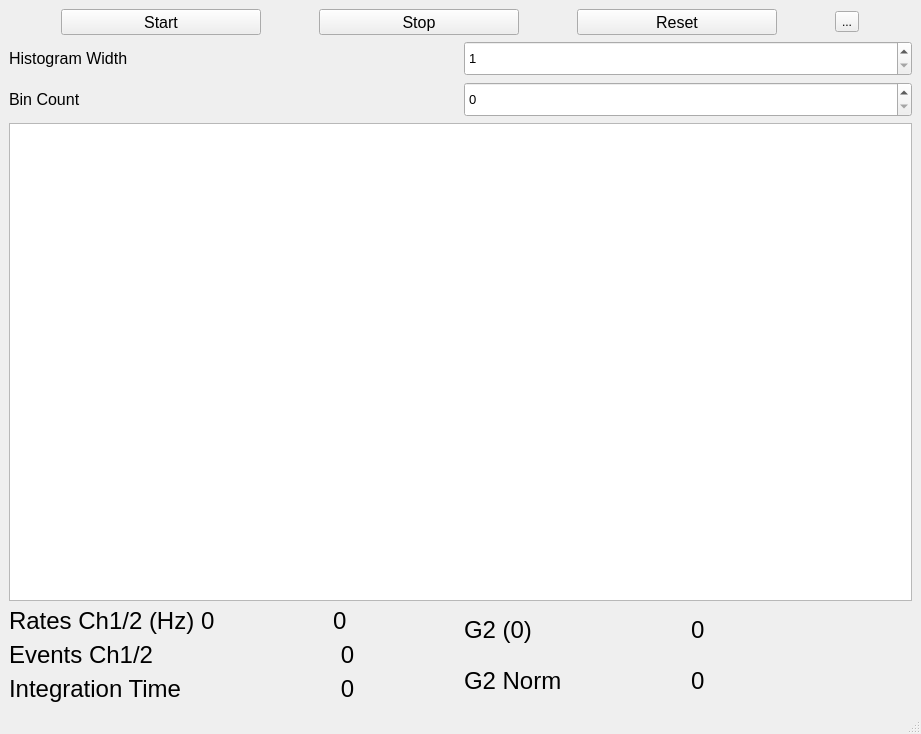
<?xml version="1.0" encoding="UTF-8"?>
<ui version="4.0">
 <class>MainWindow</class>
 <widget class="QMainWindow" name="MainWindow">
  <property name="geometry">
   <rect>
    <x>0</x>
    <y>0</y>
    <width>921</width>
    <height>734</height>
   </rect>
  </property>
  <property name="windowTitle">
   <string>QuTag Histogram</string>
  </property>
  <widget class="QWidget" name="centralwidget">
   <layout class="QGridLayout" name="gridLayout">
    <item row="0" column="0">
     <layout class="QVBoxLayout" name="verticalLayout_2">
      <item>
       <layout class="QHBoxLayout" name="horizontalLayout">
        <item>
         <widget class="QToolButton" name="start_button">
          <property name="minimumSize">
           <size>
            <width>200</width>
            <height>0</height>
           </size>
          </property>
          <property name="font">
           <font>
            <pointsize>12</pointsize>
           </font>
          </property>
          <property name="text">
           <string>Start</string>
          </property>
          <property name="icon">
           <iconset>
            <normaloff>../../artwork/icons/qudiTheme/22x22/start-counter.png</normaloff>../../artwork/icons/qudiTheme/22x22/start-counter.png</iconset>
          </property>
          <property name="iconSize">
           <size>
            <width>100</width>
            <height>16</height>
           </size>
          </property>
          <property name="toolButtonStyle">
           <enum>Qt::ToolButtonTextOnly</enum>
          </property>
         </widget>
        </item>
        <item>
         <widget class="QToolButton" name="stop_button">
          <property name="minimumSize">
           <size>
            <width>200</width>
            <height>0</height>
           </size>
          </property>
          <property name="font">
           <font>
            <pointsize>12</pointsize>
           </font>
          </property>
          <property name="text">
           <string>Stop</string>
          </property>
          <property name="icon">
           <iconset>
            <normaloff>../../artwork/icons/qudiTheme/22x22/stop-counter.png</normaloff>../../artwork/icons/qudiTheme/22x22/stop-counter.png</iconset>
          </property>
          <property name="iconSize">
           <size>
            <width>100</width>
            <height>16</height>
           </size>
          </property>
          <property name="toolButtonStyle">
           <enum>Qt::ToolButtonTextOnly</enum>
          </property>
         </widget>
        </item>
        <item>
         <widget class="QToolButton" name="reset_button">
          <property name="minimumSize">
           <size>
            <width>200</width>
            <height>0</height>
           </size>
          </property>
          <property name="font">
           <font>
            <pointsize>12</pointsize>
           </font>
          </property>
          <property name="text">
           <string>Reset</string>
          </property>
          <property name="icon">
           <iconset>
            <normaloff>../../artwork/icons/qudiTheme/22x22/stop-counter.png</normaloff>../../artwork/icons/qudiTheme/22x22/stop-counter.png</iconset>
          </property>
          <property name="iconSize">
           <size>
            <width>100</width>
            <height>16</height>
           </size>
          </property>
          <property name="toolButtonStyle">
           <enum>Qt::ToolButtonTextOnly</enum>
          </property>
         </widget>
        </item>
        <item>
         <widget class="QToolButton" name="save_button">
          <property name="sizePolicy">
           <sizepolicy hsizetype="Maximum" vsizetype="Maximum">
            <horstretch>0</horstretch>
            <verstretch>0</verstretch>
           </sizepolicy>
          </property>
          <property name="text">
           <string>...</string>
          </property>
          <property name="icon">
           <iconset>
            <normaloff>../../../../../anaconda3/envs/qudi-env/Lib/site-packages/qudi/artwork/icons/document-save.svg</normaloff>../../../../../anaconda3/envs/qudi-env/Lib/site-packages/qudi/artwork/icons/document-save.svg</iconset>
          </property>
          <property name="iconSize">
           <size>
            <width>32</width>
            <height>32</height>
           </size>
          </property>
          <property name="popupMode">
           <enum>QToolButton::InstantPopup</enum>
          </property>
         </widget>
        </item>
       </layout>
      </item>
      <item>
       <layout class="QVBoxLayout" name="verticalLayout">
        <item>
         <layout class="QHBoxLayout" name="horizontalLayout_2">
          <item>
           <widget class="QLabel" name="label">
            <property name="text">
             <string>&lt;html&gt;&lt;head/&gt;&lt;body&gt;&lt;p&gt;&lt;span style=&quot; font-size:12pt;&quot;&gt;Histogram Width&lt;/span&gt;&lt;/p&gt;&lt;/body&gt;&lt;/html&gt;</string>
            </property>
           </widget>
          </item>
          <item>
           <widget class="QDoubleSpinBox" name="hist_width_spinbox">
            <property name="minimumSize">
             <size>
              <width>300</width>
              <height>35</height>
             </size>
            </property>
            <property name="font">
             <font>
              <pointsize>10</pointsize>
             </font>
            </property>
            <property name="decimals">
             <number>0</number>
            </property>
            <property name="minimum">
             <double>1.000000000000000</double>
            </property>
            <property name="maximum">
             <double>2000.000000000000000</double>
            </property>
           </widget>
          </item>
         </layout>
        </item>
        <item>
         <layout class="QHBoxLayout" name="horizontalLayout_3">
          <item>
           <widget class="QLabel" name="label_2">
            <property name="text">
             <string>&lt;html&gt;&lt;head/&gt;&lt;body&gt;&lt;p&gt;&lt;span style=&quot; font-size:12pt;&quot;&gt;Bin Count&lt;/span&gt;&lt;/p&gt;&lt;/body&gt;&lt;/html&gt;</string>
            </property>
           </widget>
          </item>
          <item>
           <widget class="QSpinBox" name="bin_count_spinbox">
            <property name="minimumSize">
             <size>
              <width>300</width>
              <height>35</height>
             </size>
            </property>
            <property name="font">
             <font>
              <pointsize>10</pointsize>
             </font>
            </property>
            <property name="maximum">
             <number>5000</number>
            </property>
           </widget>
          </item>
         </layout>
        </item>
       </layout>
      </item>
     </layout>
    </item>
    <item row="2" column="0">
     <layout class="QHBoxLayout" name="horizontalLayout_9">
      <item>
       <layout class="QVBoxLayout" name="verticalLayout_3">
        <item>
         <layout class="QHBoxLayout" name="horizontalLayout_5">
          <item>
           <widget class="QLabel" name="label_4">
            <property name="minimumSize">
             <size>
              <width>150</width>
              <height>0</height>
             </size>
            </property>
            <property name="font">
             <font>
              <pointsize>18</pointsize>
             </font>
            </property>
            <property name="text">
             <string>Rates Ch1/2 (Hz)</string>
            </property>
           </widget>
          </item>
          <item>
           <widget class="QLabel" name="rates_ch1">
            <property name="font">
             <font>
              <pointsize>18</pointsize>
             </font>
            </property>
            <property name="text">
             <string>0</string>
            </property>
           </widget>
          </item>
          <item>
           <widget class="QLabel" name="rates_ch2">
            <property name="font">
             <font>
              <pointsize>18</pointsize>
             </font>
            </property>
            <property name="text">
             <string>0</string>
            </property>
           </widget>
          </item>
         </layout>
        </item>
        <item>
         <layout class="QHBoxLayout" name="horizontalLayout_4">
          <item>
           <widget class="QLabel" name="label_3">
            <property name="minimumSize">
             <size>
              <width>150</width>
              <height>0</height>
             </size>
            </property>
            <property name="font">
             <font>
              <pointsize>18</pointsize>
             </font>
            </property>
            <property name="text">
             <string>Events Ch1/2     </string>
            </property>
           </widget>
          </item>
          <item>
           <widget class="QLabel" name="events_ch1">
            <property name="font">
             <font>
              <pointsize>18</pointsize>
             </font>
            </property>
            <property name="text">
             <string>0</string>
            </property>
            <property name="alignment">
             <set>Qt::AlignCenter</set>
            </property>
           </widget>
          </item>
         </layout>
        </item>
        <item>
         <layout class="QHBoxLayout" name="horizontalLayout_8">
          <item>
           <widget class="QLabel" name="label_7">
            <property name="minimumSize">
             <size>
              <width>150</width>
              <height>0</height>
             </size>
            </property>
            <property name="font">
             <font>
              <pointsize>18</pointsize>
             </font>
            </property>
            <property name="text">
             <string>Integration Time</string>
            </property>
           </widget>
          </item>
          <item>
           <widget class="QLabel" name="time_output">
            <property name="font">
             <font>
              <pointsize>18</pointsize>
             </font>
            </property>
            <property name="text">
             <string>0</string>
            </property>
            <property name="alignment">
             <set>Qt::AlignCenter</set>
            </property>
           </widget>
          </item>
         </layout>
        </item>
       </layout>
      </item>
      <item>
       <layout class="QVBoxLayout" name="verticalLayout_4">
        <item>
         <layout class="QHBoxLayout" name="horizontalLayout_7">
          <item>
           <widget class="QLabel" name="label_6">
            <property name="minimumSize">
             <size>
              <width>150</width>
              <height>0</height>
             </size>
            </property>
            <property name="font">
             <font>
              <pointsize>18</pointsize>
             </font>
            </property>
            <property name="text">
             <string>G2 (0)</string>
            </property>
           </widget>
          </item>
          <item>
           <widget class="QLabel" name="g2_0_output">
            <property name="font">
             <font>
              <pointsize>18</pointsize>
             </font>
            </property>
            <property name="text">
             <string>0</string>
            </property>
           </widget>
          </item>
         </layout>
        </item>
        <item>
         <layout class="QHBoxLayout" name="horizontalLayout_6">
          <item>
           <widget class="QLabel" name="label_5">
            <property name="minimumSize">
             <size>
              <width>150</width>
              <height>0</height>
             </size>
            </property>
            <property name="font">
             <font>
              <pointsize>18</pointsize>
             </font>
            </property>
            <property name="text">
             <string>G2 Norm</string>
            </property>
           </widget>
          </item>
          <item>
           <widget class="QLabel" name="g2_norm_output">
            <property name="font">
             <font>
              <pointsize>18</pointsize>
             </font>
            </property>
            <property name="text">
             <string>0</string>
            </property>
           </widget>
          </item>
         </layout>
        </item>
       </layout>
      </item>
     </layout>
    </item>
    <item row="1" column="0">
     <widget class="PlotWidget" name="qutag_histogram"/>
    </item>
   </layout>
  </widget>
  <widget class="QStatusBar" name="statusbar"/>
 </widget>
 <customwidgets>
  <customwidget>
   <class>PlotWidget</class>
   <extends>QGraphicsView</extends>
   <header>pyqtgraph</header>
  </customwidget>
 </customwidgets>
 <resources/>
 <connections/>
</ui>
